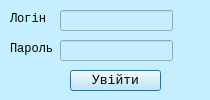
<?xml version="1.0" encoding="UTF-8"?>
<ui version="4.0">
 <class>loginWindow</class>
 <widget class="QDialog" name="loginWindow">
  <property name="geometry">
   <rect>
    <x>0</x>
    <y>0</y>
    <width>210</width>
    <height>100</height>
   </rect>
  </property>
  <property name="minimumSize">
   <size>
    <width>210</width>
    <height>100</height>
   </size>
  </property>
  <property name="maximumSize">
   <size>
    <width>210</width>
    <height>100</height>
   </size>
  </property>
  <property name="windowTitle">
   <string>Dialog</string>
  </property>
  <property name="styleSheet">
   <string notr="true">background-color:rgb(197, 238, 255)</string>
  </property>
  <widget class="QPushButton" name="signIn">
   <property name="geometry">
    <rect>
     <x>70</x>
     <y>70</y>
     <width>91</width>
     <height>21</height>
    </rect>
   </property>
   <property name="font">
    <font>
     <family>Courier</family>
     <pointsize>10</pointsize>
    </font>
   </property>
   <property name="styleSheet">
    <string notr="true">background-color:rgb(197, 238, 255)</string>
   </property>
   <property name="text">
    <string>Увійти</string>
   </property>
  </widget>
  <widget class="QLabel" name="loginLable">
   <property name="geometry">
    <rect>
     <x>10</x>
     <y>10</y>
     <width>41</width>
     <height>16</height>
    </rect>
   </property>
   <property name="font">
    <font>
     <family>Courier</family>
    </font>
   </property>
   <property name="styleSheet">
    <string notr="true">background-color:rgb(197, 238, 255)</string>
   </property>
   <property name="text">
    <string>Логін</string>
   </property>
  </widget>
  <widget class="QLabel" name="passLable">
   <property name="geometry">
    <rect>
     <x>10</x>
     <y>40</y>
     <width>51</width>
     <height>16</height>
    </rect>
   </property>
   <property name="font">
    <font>
     <family>Courier</family>
    </font>
   </property>
   <property name="styleSheet">
    <string notr="true">background-color:rgb(197, 238, 255)</string>
   </property>
   <property name="text">
    <string>Пароль</string>
   </property>
  </widget>
  <widget class="QLineEdit" name="login">
   <property name="geometry">
    <rect>
     <x>60</x>
     <y>10</y>
     <width>113</width>
     <height>21</height>
    </rect>
   </property>
   <property name="styleSheet">
    <string notr="true">background-color:rgb(197, 238, 255)</string>
   </property>
  </widget>
  <widget class="QLineEdit" name="pass">
   <property name="geometry">
    <rect>
     <x>60</x>
     <y>40</y>
     <width>113</width>
     <height>21</height>
    </rect>
   </property>
   <property name="styleSheet">
    <string notr="true">background-color:rgb(197, 238, 255)</string>
   </property>
   <property name="inputMethodHints">
    <set>Qt::ImhHiddenText|Qt::ImhNoAutoUppercase|Qt::ImhNoPredictiveText|Qt::ImhSensitiveData</set>
   </property>
   <property name="echoMode">
    <enum>QLineEdit::Password</enum>
   </property>
  </widget>
 </widget>
 <resources/>
 <connections/>
</ui>
